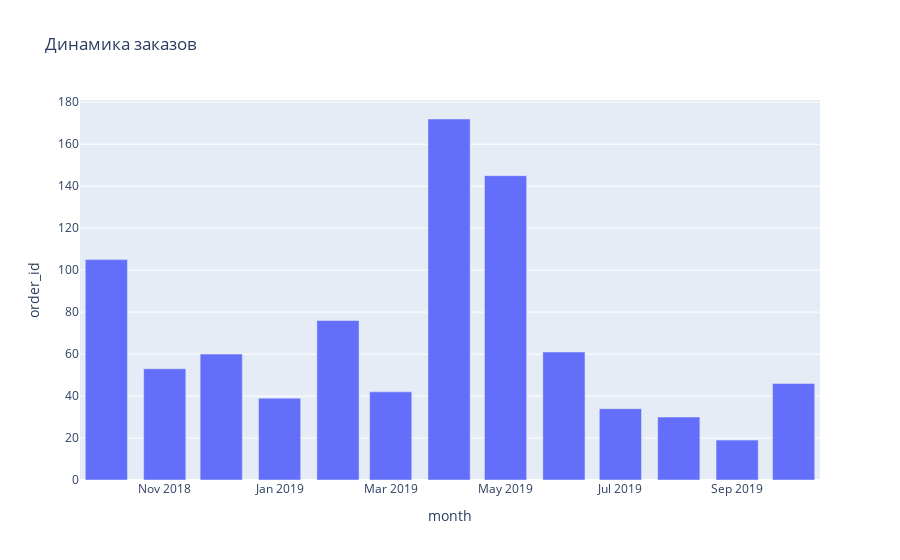

The notebook cell this image was saved under:
### Markdown cell above
Количество единиц артикула в заказе (2 против 2,5) и сумма(423 против 462) уступают средним показателям по генеральной совокупности, но выручка больше (631 против 599).

### Code cell
category_plot3 = data_loyal.groupby(['month']).agg({'order_id':'count'}).reset_index()
fig = px.bar(
    category_plot3,
    x='month',
    y='order_id',
    title='Динамика заказов',)

fig.show()

### Figure 1 — Plotly figure (JSON) as saved in the notebook; plotly's stock layout.template omitted (floating-point values rounded to 4 significant figures)
{"data": [{"alignmentgroup": "True", "hovertemplate": "month=%{x}<br>order_id=%{y}<extra></extra>", "legendgroup": "", "marker": {"color": "#636efa", "pattern": {"shape": ""}}, "name": "", "offsetgroup": "", "orientation": "v", "showlegend": false, "textposition": "auto", "type": "bar", "x": ["2018-10", "2018-11", "2018-12", "2019-01", "2019-02", "2019-03", "2019-04", "2019-05", "2019-06", "2019-07", "2019-08", "2019-09", "2019-10"], "xaxis": "x", "y": [105, 53, 60, 39, 76, 42, 172, 145, 61, 34, 30, 19, 46], "yaxis": "y"}], "layout": {"barmode": "relative", "legend": {"tracegroupgap": 0}, "title": {"text": "Динамика заказов"}, "xaxis": {"anchor": "y", "domain": [0, 1], "title": {"text": "month"}}, "yaxis": {"anchor": "x", "domain": [0, 1], "title": {"text": "order_id"}}}}
